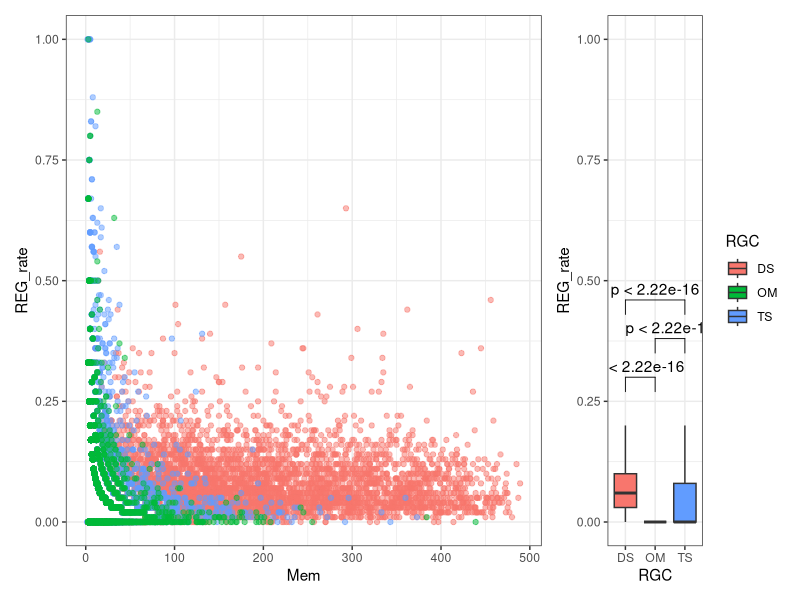

Reproduce this figure in R.
library(ggplot2)
library(ggpubr)
library(patchwork)

REG<-read.table("Fig2h.hyphy_stat.tsv",header=T,sep="\t") 

my_comp <- list(c("DS", "OM"),c("OM", "TS"),c("DS", "TS"))
p_dot <- ggplot(REG, aes(x=Mem, y=REG_rate,color=RGC)) +
  geom_point(alpha=0.5) +
  coord_cartesian(ylim = c(0, 1)) + 
  theme_bw()+
  theme(legend.position = "none") 
p_box <- ggplot(REG, aes(x=RGC, y = REG_rate, fill = RGC)) +
  geom_boxplot(outlier.shape=NA) +
  stat_compare_means(comparisons=my_comp,step.increase = 0.08,label.y = 0.25)+
  coord_cartesian(ylim = c(0, 1)) + 
  theme_bw()
p <- p_dot + p_box + 
  plot_layout(widths = c(5, 1))

pdf("Fig2h.pdf",w=12,h=12)
p
dev.off()




